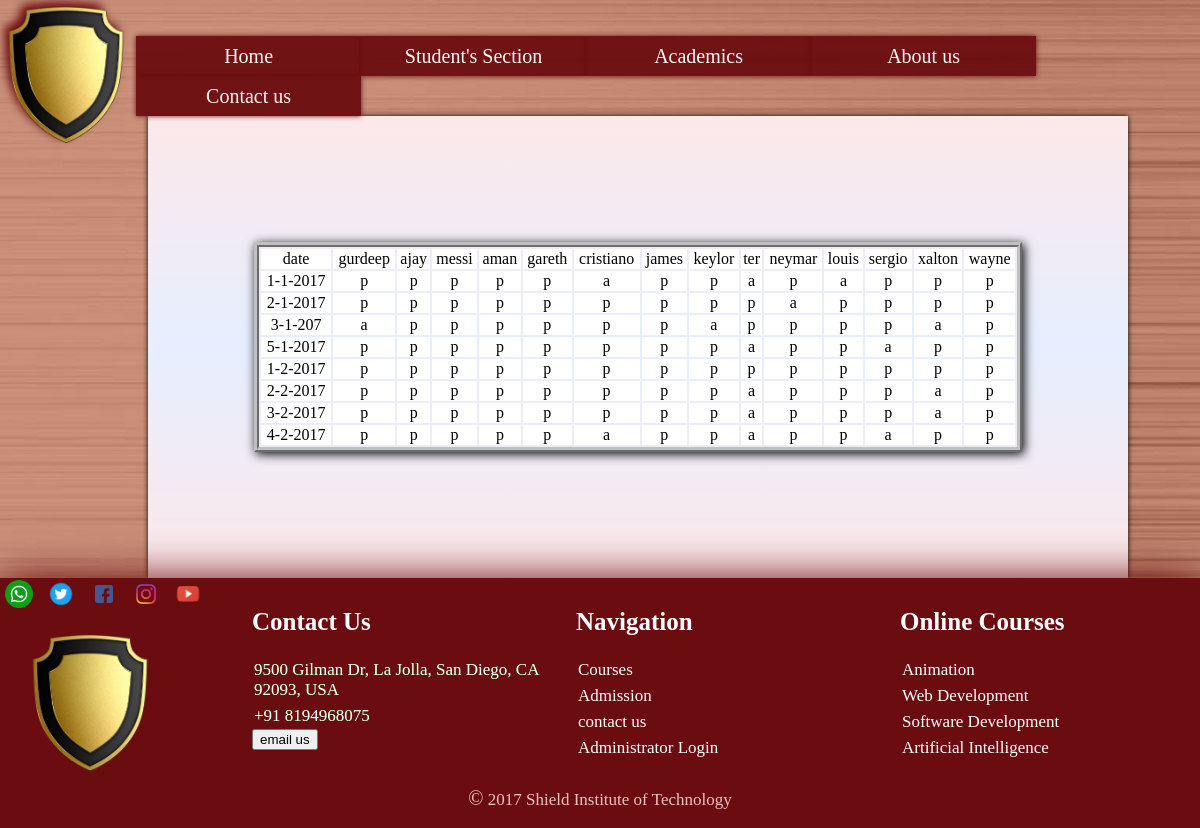
The page /attendance.php (signed in) on the database its author committed.
### tables this page shows
CREATE TABLE `cse_attendance` (
  `date` varchar(30) NOT NULL,
  `gurdeep` varchar(1) NOT NULL,
  `ajay` varchar(1) NOT NULL,
  `lionel` varchar(1) NOT NULL,
  `aman` varchar(1) NOT NULL,
  `gareth` varchar(1) NOT NULL,
  `cristiano` varchar(1) NOT NULL,
  `james` varchar(1) NOT NULL,
  `keylor` varchar(1) NOT NULL,
  `ter` varchar(1) NOT NULL,
  `neymar` varchar(1) NOT NULL,
  `louis` varchar(1) NOT NULL,
  `sergio` varchar(1) NOT NULL,
  `xalton` varchar(1) NOT NULL,
  `wayne` varchar(1) NOT NULL
);

### attendance.php (the view, shortened to what this page needs)
<html>
<head>
<link rel="stylesheet" type="text/css" href="styles/index_style.css">
<link rel="stylesheet" type="text/css" href="styles/container.css">
</head>
<body style="background-image:url(images/background_rotated.jpg);background-attachment:fixed;background-size:cover;">
<?php
include "components/menubar.php";
?>
<div id="container">
<table border="0.5">
<tr>
<?php
$names=array("date","gurdeep","ajay","messi","aman","gareth","cristiano","james","keylor","ter","neymar","louis","sergio","xalton","wayne");
$name=array('date','gurdeep','ajay','lionel','aman','gareth','cristiano','james','keylor','ter','neymar','louis','sergio','xalton','wayne');
for($i=0;$i<15;$i++){
			echo "<td>";
			echo $names[$i];
			echo "</td>";
	}
echo "</tr>";
$query="SELECT * FROM cse_attendance;";
$student=mysql_query($query);
while($record=mysql_fetch_assoc($student)){
	echo "<tr>";
	for($i=0;$i<15;$i++){
	echo "<td>".$record[$name[$i]]."</td>";
	}
	echo "</tr>";
}
 ?>
 </table>
</div>
<?php
include "components/bottombar.php";
 ?>
</body>
</html>

### components/menubar.php (shortened to what this page needs)
<link rel="stylesheet" type="text/css" href="styles/menubar.css">
<div id="menubar">
<img src="icons/shield_icon.png" height="150" align="left" style="-webkit-filter: drop-shadow(-5px -5px 5px #6b0d10); filter: drop-shadow(-5px -5px 5px #6b0d10);"/><br/><br/>
<ul>
	<li><a href="index.php">Home</a></li>
	<li><a href="">Student's Section</a>
	</li>
	<li><a href="">Academics</a>
	</li>
	<li><a href="">About us</a>
	</li>
	<li><a href="contact_us.php">Contact us</a></li>
</ul>
</div>

### components/bottombar.php (shortened to what this page needs)
<div id="bottombar">
<div id="bottombar_sh_icon"><img src="icons/shield_icon.png" height="100%"></div>
<div id="social_links" >
<a href="social.php" title="contact us on whatsapp" ><img src="./icons/whatsapp_icon.png"></a>
<a href="social.php" title="follow us on twitter"><img src="./icons/twitter_icon.png" ></a>
<a href="social.php" title="follow us on facebook"><img src="./icons/facebook_icon.png" ></a>
<a href="social.php" title="follow us on instagram"><img src="./icons/insta_icon.png" ></a>
<a href="social.php" title="follow us on youtube"><img src="./icons/youtube.png" ></a>
</div>
<div id="bottombar_left">
	<h2 style="padding-top:0px;margin-top:0px">Contact Us</h2>
	<ul type="none">
	<li style="color:inherit;font-size:inherit;text-shadow:0px 0px 0px green;">9500 Gilman Dr, La Jolla, San Diego, CA 92093, USA</li>
	<li style="color:inherit;font-size:inherit;text-shadow:0px 0px 0px green;">+91 8194968075</li>
	<a href="mailto:gurdeepmundi10@gmail.com" title="send us an email" ><input type="button" href="mailto:gurdeepmundi10@gmail.com" value="email us"></a>
	</ul>
	</div>
<div id="bottombar_middle">
	<h2 style="padding-top:0px;margin-top:0px">Navigation</h2>
	<ul type="none">
	<li><a href="courses.php">Courses </a></li>
	<li><a href="Admission.php">Admission </a></li>
	<li><a href="contact_us.php">contact us </a></li>
	<li><a href="amn/adm_login.php">Administrator Login</a></li>
	</ul>
	</div>
<div id="bottombar_right">
	<h2 style="padding-top:0px;margin-top:0px">Online Courses</h2>
	<ul type="none" >
	<li><a href="https://www.edx.org/course/animation-cgi-motion-columbiax-csmm-104x-0" onclick="alert('We dont provide online courses yet but we will redirect you to edx.org because it is a good site for online courses')">Animation</a></li>
	<li><a href="https://www.edx.org/course?search_query=web+development" onclick="alert('We dont provide online courses yet but we will redirect you to edx.org because it is a good site for online courses')">Web Development</a></li>
	<li><a href="https://www.edx.org/course?search_query=software+development" onclick="alert('We dont provide online courses yet but we will redirect you to edx.org because it is a good site for online courses')">Software Development</a></li>
	<li><a href="https://www.edx.org/course?search_query=artificial+intelligence" onclick="alert('We dont provide online courses yet but we will redirect you to edx.org because it is a good site for online courses')">Artificial Intelligence</a></li>
	</ul>
	</div>
<p style="text-align:center;" id="copyright"><span style="font-size:20px;">©</span> 2017 Shield Institute of Technology</p>
</div>

### styles/index_style.css (style rules this page uses)
body { margin:0px; background:linear-gradient(#fce8e9,#e6eeff,#fce8e9); }

### styles/container.css (style rules this page uses)
#container { position:relative; left:1%; width:80%; background:linear-gradient(#fce8e9,#e6eeff,#fce8e9); padding:30px 10px; box-shadow:0px 0px 5px black; overflow:hidden; }
h2 { font-family:lucida console; color:#6b0d10; font-size:25px; }

### styles/menubar.css (style rules this page uses)
ul { padding:0; margin:0; list-style:none; }
ul li a { text-decoration:none; color:white; display:block; opacity:1; }
#menubar ul li { float:left; width:225px; height:40px; background-color:#6b0d10; color:white; line-height:40px; font-size:20px; text-align:center; opacity:0.95; box-shadow:0px 0px 5px #6b0d10; }
#menubar { height:40px; background-color:none; position:relative; z-index:1; }

### attendance.php (style rules this page uses)
table { width:80%; margin:10%; border:5px ridge silver ; box-shadow:2px 2px 10px black; }
td,th { background-color:white; text-align:center; }

### components/bottombar.php (style rules this page uses)
#bottombar { position:relative; width:100%; height:250px; background-color:#6b0d10; color:white; margin:none; box-shadow:0px 0px 40px #6b0d10; font-size:17px; }
#bottombar_sh_icon { position:absolute; width:15%; height:60%; top:20%; margin-left:2%; }
#bottombar_left { width:25%; position:absolute; right:54%; top:12%; padding-left:30px; }
#bottombar_left a { color:white; }
#bottombar_middle { width:25%; position:absolute; right:27%; top:12%; }
#bottombar_right { width:25%; position:absolute; right:0%; top:12%; }
#bottombar_right h2 { color:white; }
#bottombar_left h2 { color:white; }
#bottombar_middle h2 { color:white; }
#bottombar li { padding:3px; padding-left:2px; margin-left:0px; }
#copyright { text-align:center; width:100%; vertical-align:bottom; position:absolute; bottom:1px; color:#efc2c2; }
#social_links { height:60px; }
#social_links img { height:28px; align:left; margin:2px 5px 2px 5px; }
ul { padding-left:0px; margin-left:0px; }

### rows shown on the page
cse_attendance: date "1-1-2017", gurdeep "p", ajay "p", lionel "p", aman "p", gareth "p", cristiano "a", james "p", keylor "p", ter "a", neymar "p", louis "a", sergio "p", xalton "p", wayne "p"
cse_attendance: date "2-1-2017", gurdeep "p", ajay "p", lionel "p", aman "p", gareth "p", cristiano "p", james "p", keylor "p", ter "p", neymar "a", louis "p", sergio "p", xalton "p", wayne "p"
cse_attendance: date "3-1-207", gurdeep "a", ajay "p", lionel "p", aman "p", gareth "p", cristiano "p", james "p", keylor "a", ter "p", neymar "p", louis "p", sergio "p", xalton "a", wayne "p"
cse_attendance: date "5-1-2017", gurdeep "p", ajay "p", lionel "p", aman "p", gareth "p", cristiano "p", james "p", keylor "p", ter "a", neymar "p", louis "p", sergio "a", xalton "p", wayne "p"
cse_attendance: date "1-2-2017", gurdeep "p", ajay "p", lionel "p", aman "p", gareth "p", cristiano "p", james "p", keylor "p", ter "p", neymar "p", louis "p", sergio "p", xalton "p", wayne "p"
cse_attendance: date "2-2-2017", gurdeep "p", ajay "p", lionel "p", aman "p", gareth "p", cristiano "p", james "p", keylor "p", ter "a", neymar "p", louis "p", sergio "p", xalton "a", wayne "p"
cse_attendance: date "3-2-2017", gurdeep "p", ajay "p", lionel "p", aman "p", gareth "p", cristiano "p", james "p", keylor "p", ter "a", neymar "p", louis "p", sergio "p", xalton "a", wayne "p"
cse_attendance: date "4-2-2017", gurdeep "p", ajay "p", lionel "p", aman "p", gareth "p", cristiano "a", james "p", keylor "p", ter "a", neymar "p", louis "p", sergio "a", xalton "p", wayne "p"

### other values the page prints
$names[$i] "date"
$names[$i] "gurdeep"
$names[$i] "ajay"
$names[$i] "messi"
$names[$i] "aman"
$names[$i] "gareth"
$names[$i] "cristiano"
$names[$i] "james"
$names[$i] "keylor"
$names[$i] "ter"
$names[$i] "neymar"
$names[$i] "louis"
$names[$i] "sergio"
$names[$i] "xalton"
$names[$i] "wayne"
